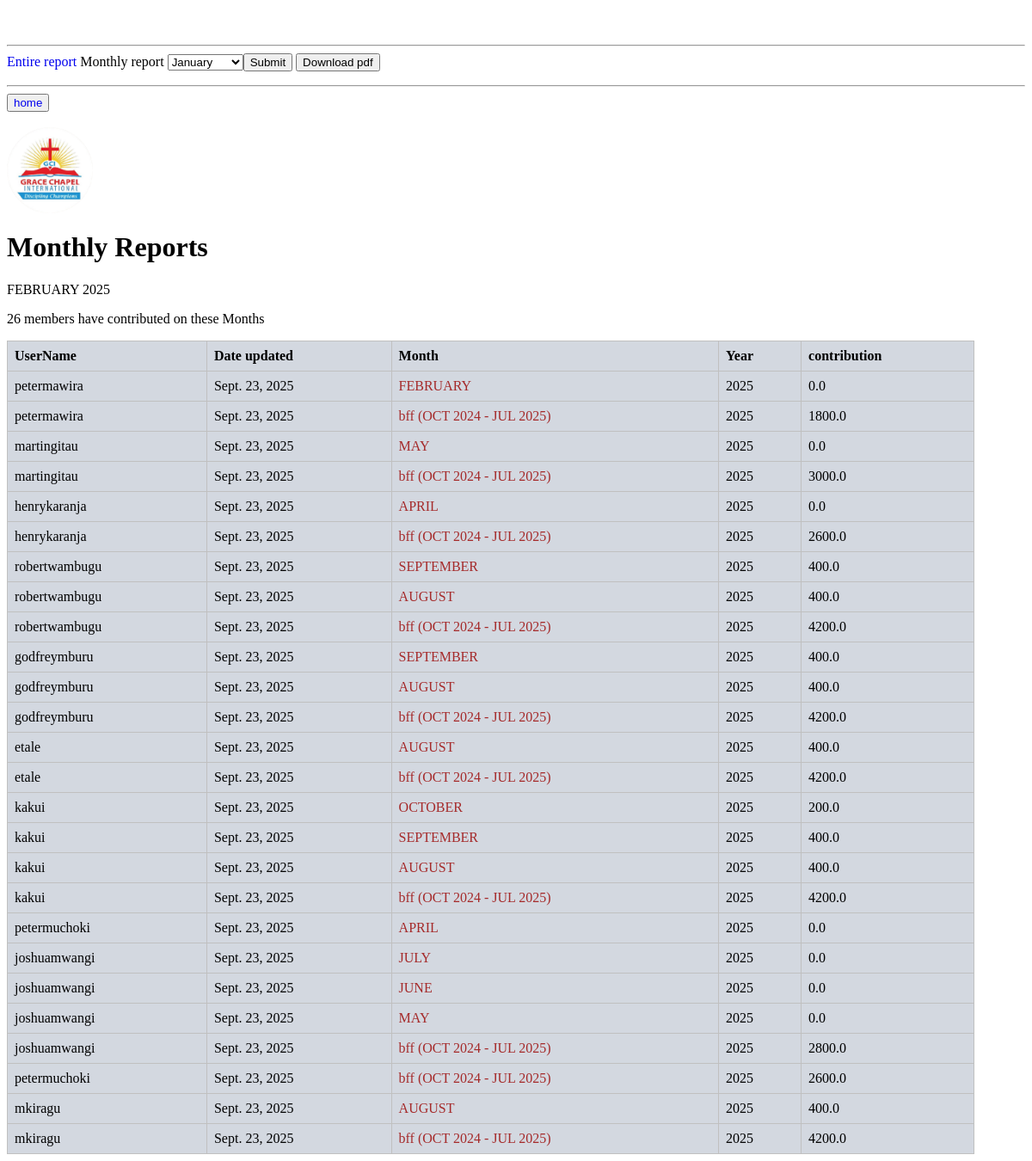
Page /single/ (signed in) on the committed database.
### web/models.py (models this page shows, shortened)
class update(models.Model):
        owner= models.ForeignKey(User,on_delete=models.CASCADE)
        room=models.ForeignKey(room,on_delete=models.CASCADE, null=True)
        name=models.CharField(null=True, blank=True, max_length=100)
        amount = models.DecimalField(max_digits=10, decimal_places=1)
        Select= 'Select'
        bbf= 'bff (OCT 2024 - JUL 2025)'
        JANUARY = 'JANUARY'
        FEBRUARY = 'FEBRUARY'
        MARCH = 'MARCH'
        APRIL= 'APRIL'
        MAY = 'MAY'
        JUNE = 'JUNE'
        JULY = 'JULY'
        AUGUST = 'AUGUST'
        SEPTEMBER = 'SEPTEMBER'
        OCTOBER = 'OCTOBER'
        NOVEMBER = 'NOVEMBER'
        DECEMBER = 'DECEMBER'
        CHOICES = [
        (Select,'select'),
        (bbf,'bbf'),
        (JANUARY,'January'),
        (FEBRUARY,'February'),
        (MARCH,'March'),
        (APRIL ,'April'),
        (MAY ,'May'),
        (JUNE ,'June'),
        (JULY  ,'July'),
        (AUGUST, 'August'),
        (SEPTEMBER ,'September'),
        (OCTOBER ,'October'),
        (NOVEMBER ,'November'),
        (DECEMBER ,'December'),
    ]
        month = models.CharField(null=True, blank=True, max_length=100)
        choose = models.CharField(
        max_length=100,
        choices=CHOICES,
        default=Select,
    )
        select= 'Select'
        year1 = '2022'
        year2 = '2023'
        year3 = '2024'
        year4 = '2025'
        year5 ='2026'
        year6 = '2027'
        year7 = '2028'
        year8 = '2029'
        year9 = '2030'
        CHOICES = [
        (year1 ,'2022'),
        (year2,'2023'),
        (year3,'2024'),
        (year4,'2025'),
        (year5 ,'2026'),
        (year6,'2027'),
        (year7,'2028'),
        (year8 ,'2029'),
        (year9, '2030'),
    ]
        Year = models.CharField(null=True, blank=True, max_length=100)
        choice = models.CharField(
        max_length=100,
        choices=CHOICES,
        default=2025,
        )
        updated=models.DateTimeField(auto_now=True)
        created=models.DateTimeField(auto_now_add=True)
        class Meta:
          ordering = ['-updated', '-created']

### web/views.py (the view)
# urls.py: path('single/', views.single, name='single'),
@login_required(login_url='/login')
def single(request):
    q = request.GET.get('q') if request.GET.get('q') != None  else ''
    payment=update.objects.filter(
        Q(room__name__icontains=q) |
        Q(choose__icontains=q) |
        Q(amount__icontains=q) |
         Q(choice__icontains=q)
    )
    r_count=payment.count()
    context = {'payment': payment,'r_count':r_count }
    return render(request, 'web/import.html', context)

### web/templates/web/import.html (shortened to what this page needs)
{%load static%}
{% block content %}
<hr>
<div>
    <form class="header__search"  method="get" action="{% url 'single' %}">
        <a href="{% url 'single' %}">Entire report</a>   <label>Monthly report</label>
        <select name="q" id="choose">
            <option value="JANUARY">January</option>
          <input type="submit"> <span><button onclick="myfunc('mn')"  class="btn btn--main">Download pdf</button> </span>
    </form>
</div>
<hr>
<button  class="btn btn--main"><a  href="{% url 'user_list' %}">home</button>
    <tbody>
<div class="div" id="mn">
        {% for update in payment%}
    </tbody>
    {%endfor%}
   <div class="div" id="mn">
       <div class="image">
           <img src="{% static 'images/logo.png'%}" />
           </div>
           <div class="report-container">
               <div class="report-header">
                   <h1 class="recent-Articles">Monthly Reports</h1>
               </div>
               <table id="example" class="table table-striped table-hover" style="width:95%">
           <thead>
             <tr class="bg-primary">
                 <th class="bg-info">UserName</th>
                 <th class="bg-info">Date updated</th>
                 <th class="bg-info">Month</th>
                  <th class="bg-info">Year</th>
                 <th class="bg-info">contribution</th>
               </tr>
           </thead>
        {%for update in payment%}
   <tbody>
       <tr class="table-warning">
           <td>{{update.owner}}</td>
           <td>{{update.updated| date}}</td>
           <td style="color: brown;">{{update.choose}}</td>
           <td>{{update.choice}}</td>
         <td>{{update.amount}}</td>
       </tr>
   </tbody>
   {%endfor%}
   {%for update in payment|slice:':1'%}
   <p>{{r_count}} members have contributed on these Months</p>
   {%endfor%}
      </table>
</div>
</div>
    {%endblock%}

### web/templates/web/import.html (style rules this page uses)
td, th { border: 1px solid #C0C0C0; text-align: left; padding: 8px; background-color: #d3d8e0; }
img { align-items: center; width: 100; }
a { display: inline-block; text-decoration: none; }
table { width: 100%; border-collapse: collapse; min-width: 600px; }

### rows in the picture
update: owner "petermawira", updated "Sept. 23, 2025", choose "FEBRUARY", choice "2025", amount "0.0", r_count "26"
update: owner "petermawira", updated "Sept. 23, 2025", choose "bff (OCT 2024 - JUL 2025)", choice "2025", amount "1800.0"
update: owner "martingitau", updated "Sept. 23, 2025", choose "MAY", choice "2025", amount "0.0"
update: owner "martingitau", updated "Sept. 23, 2025", choose "bff (OCT 2024 - JUL 2025)", choice "2025", amount "3000.0"
update: owner "henrykaranja", updated "Sept. 23, 2025", choose "APRIL", choice "2025", amount "0.0"
update: owner "henrykaranja", updated "Sept. 23, 2025", choose "bff (OCT 2024 - JUL 2025)", choice "2025", amount "2600.0"
update: owner "robertwambugu", updated "Sept. 23, 2025", choose "SEPTEMBER", choice "2025", amount "400.0"
update: owner "robertwambugu", updated "Sept. 23, 2025", choose "AUGUST", choice "2025", amount "400.0"
update: owner "robertwambugu", updated "Sept. 23, 2025", choose "bff (OCT 2024 - JUL 2025)", choice "2025", amount "4200.0"
update: owner "godfreymburu", updated "Sept. 23, 2025", choose "SEPTEMBER", choice "2025", amount "400.0"
update: owner "godfreymburu", updated "Sept. 23, 2025", choose "AUGUST", choice "2025", amount "400.0"
update: owner "godfreymburu", updated "Sept. 23, 2025", choose "bff (OCT 2024 - JUL 2025)", choice "2025", amount "4200.0"
update: owner "etale", updated "Sept. 23, 2025", choose "AUGUST", choice "2025", amount "400.0"
update: owner "etale", updated "Sept. 23, 2025", choose "bff (OCT 2024 - JUL 2025)", choice "2025", amount "4200.0"
update: owner "kakui", updated "Sept. 23, 2025", choose "OCTOBER", choice "2025", amount "200.0"
update: owner "kakui", updated "Sept. 23, 2025", choose "SEPTEMBER", choice "2025", amount "400.0"
update: owner "kakui", updated "Sept. 23, 2025", choose "AUGUST", choice "2025", amount "400.0"
update: owner "kakui", updated "Sept. 23, 2025", choose "bff (OCT 2024 - JUL 2025)", choice "2025", amount "4200.0"
update: owner "petermuchoki", updated "Sept. 23, 2025", choose "APRIL", choice "2025", amount "0.0"
update: owner "joshuamwangi", updated "Sept. 23, 2025", choose "JULY", choice "2025", amount "0.0"
update: owner "joshuamwangi", updated "Sept. 23, 2025", choose "JUNE", choice "2025", amount "0.0"
update: owner "joshuamwangi", updated "Sept. 23, 2025", choose "MAY", choice "2025", amount "0.0"
update: owner "joshuamwangi", updated "Sept. 23, 2025", choose "bff (OCT 2024 - JUL 2025)", choice "2025", amount "2800.0"
update: owner "petermuchoki", updated "Sept. 23, 2025", choose "bff (OCT 2024 - JUL 2025)", choice "2025", amount "2600.0"
update: owner "mkiragu", updated "Sept. 23, 2025", choose "AUGUST", choice "2025", amount "400.0"
update: owner "mkiragu", updated "Sept. 23, 2025", choose "bff (OCT 2024 - JUL 2025)", choice "2025", amount "4200.0"
